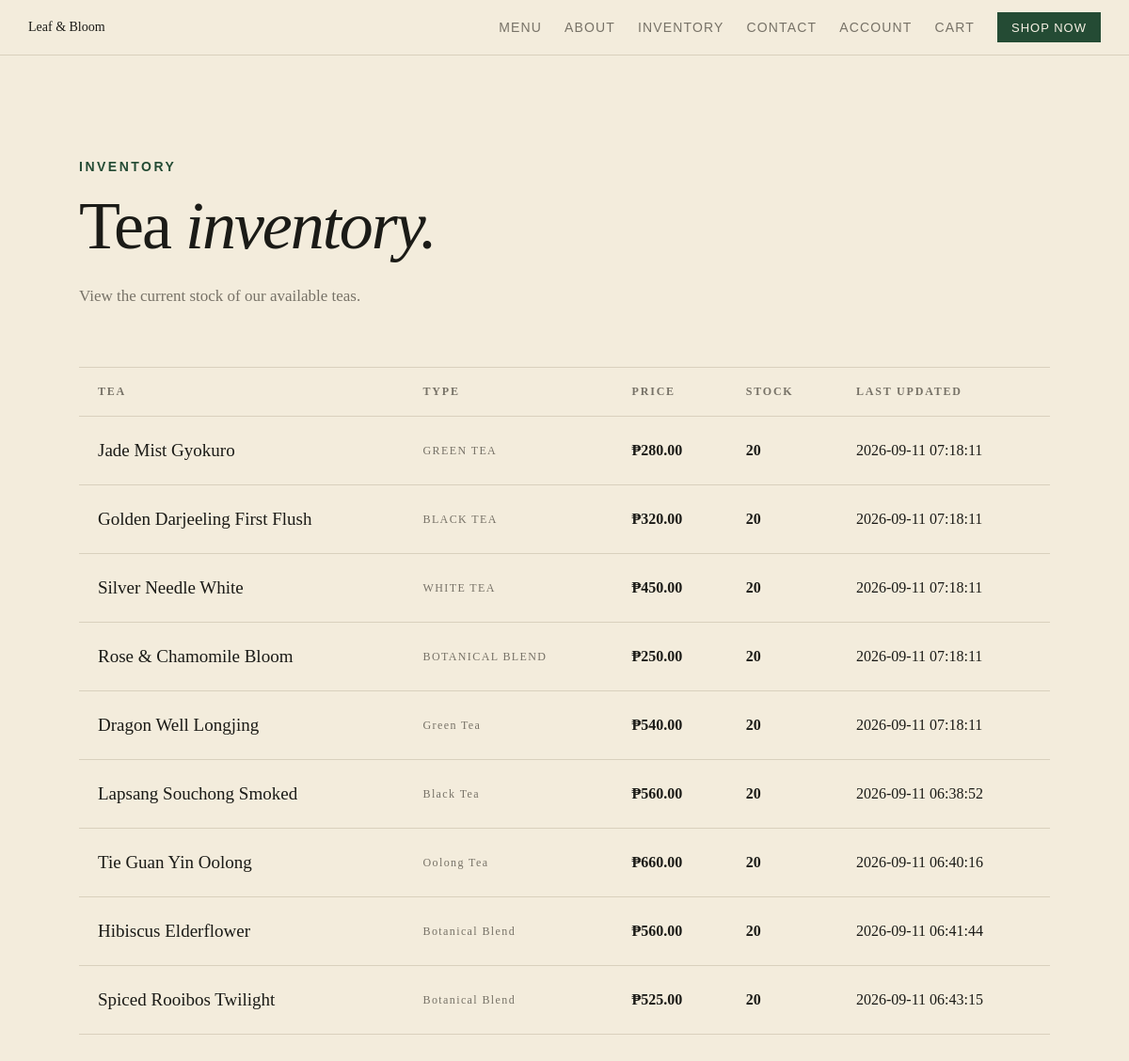
Before: /inventory.php with the older database file.
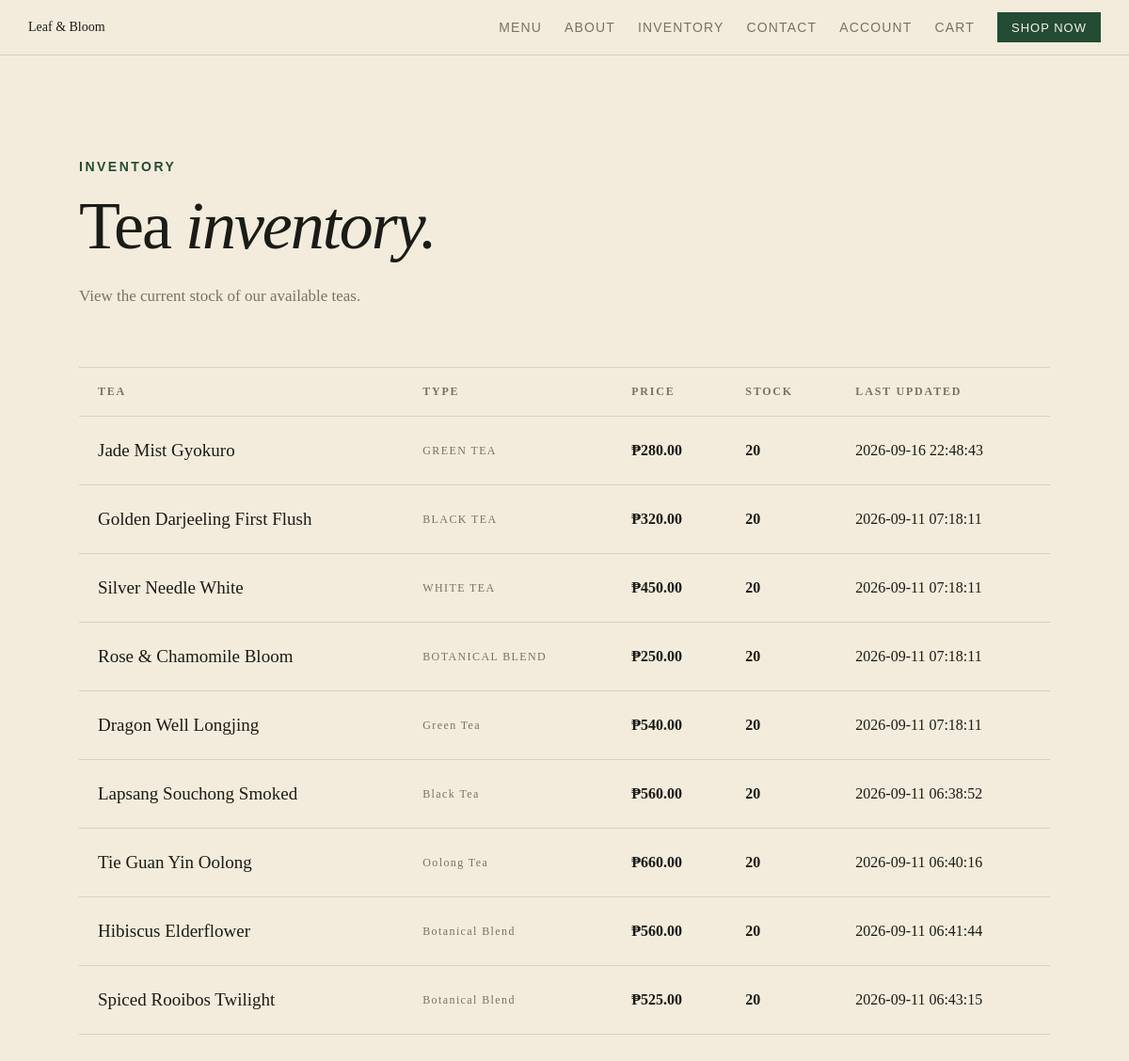
After: the same page with the newer database file.
### tables this page shows
CREATE TABLE `inventory` (
  `inventory_id` int(10) UNSIGNED NOT NULL,
  `product_id` int(11) NOT NULL,
  `quantity` int(11) NOT NULL DEFAULT 0,
  `updated_at` timestamp NOT NULL DEFAULT current_timestamp() ON UPDATE current_timestamp()
);

CREATE TABLE `products` (
  `product_id` int(11) NOT NULL,
  `category_id` int(11) UNSIGNED NOT NULL,
  `name` varchar(150) NOT NULL,
  `tea_type` varchar(100) NOT NULL,
  `price` decimal(10,2) NOT NULL,
  `description` text NOT NULL,
  `image` varchar(255) NOT NULL
);

### inventory.php (the view, shortened to what this page needs)
<?php
require_once 'includes/db.php';
$stmt = $pdo->query("
    SELECT
        products.product_id,
        products.name,
        products.tea_type,
        products.price,
        inventory.quantity,
        inventory.updated_at
    FROM products
    INNER JOIN inventory
        ON products.product_id = inventory.product_id
    ORDER BY products.product_id
");
$products = $stmt->fetchAll(PDO::FETCH_ASSOC);
?>
<!DOCTYPE html>
<html lang="en">
<head>
    <link rel="stylesheet" href="assets/css/style.css">
</head>
<body>
<?php include 'includes/navbar.php'; ?>
<main>
    <section class="inventory-section">
        <div class="inventory-heading">
            <p class="section-label">INVENTORY</p>
            <h1>
                Tea <em>inventory.</em>
            </h1>
            <p>
                View the current stock of our available teas.
            </p>
        </div>
        <div class="inventory-table-wrapper">
            <table class="inventory-table">
                <thead>
                    <tr>
                        <th>Tea</th>
                        <th>Type</th>
                        <th>Price</th>
                        <th>Stock</th>
                        <th>Last Updated</th>
                    </tr>
                </thead>
                <tbody>
                    <?php foreach ($products as $product): ?>
                        <tr>
                            <td>
                                <?= htmlspecialchars($product['name']) ?>
                            </td>
                            <td>
                                <?= htmlspecialchars($product['tea_type']) ?>
                            </td>
                            <td>
                                ₱<?= number_format($product['price'], 2) ?>
                            </td>
                            <td>
                                <?= (int) $product['quantity'] ?>
                            </td>
                            <td>
                                <?= htmlspecialchars($product['updated_at']) ?>
                            </td>
                        </tr>
                    <?php endforeach; ?>
                </tbody>
            </table>
        </div>
    </section>
</main>
</body>
</html>

Changed rows visible on the page:
changed inventory "Jade Mist Gyokuro": updated_at "2026-09-11 07:18:11" → "2026-09-16 22:48:43"
